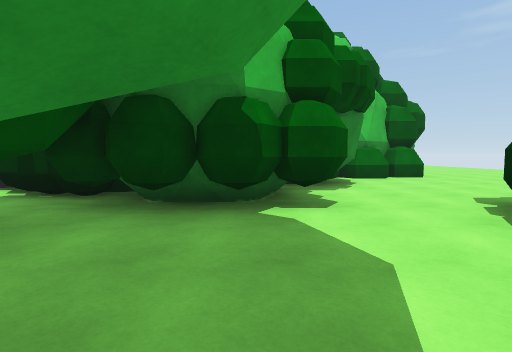
[1] (above)

16 first-person views from a walk through a scene from a Unity 3-D project. The camera is 1.3 m above the floor, tilts 4° down and sees 80° across. The floor is counted in squares, 2 m on a side. Each view is taken from the middle of a square. On the plan, view 1 faces up. The plan holds only what a view shows up to about 10 squares ahead; the rest is blank. The place goes on beyond the plan. Some animated figures are left out.

[2]
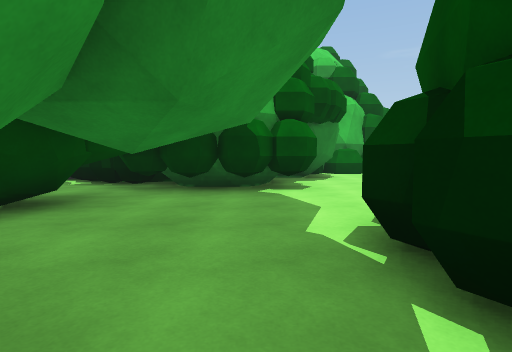

[3]
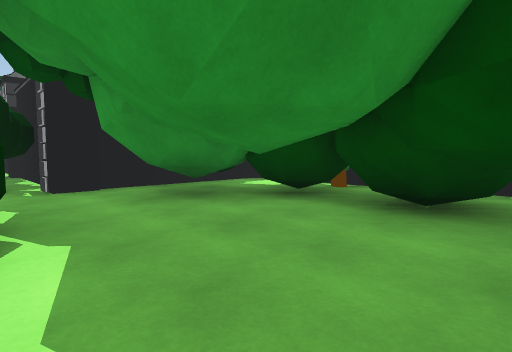

[4]
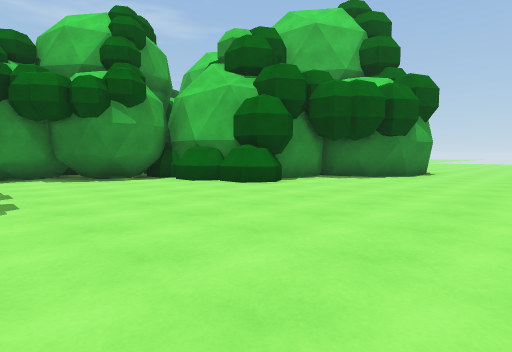

[5]
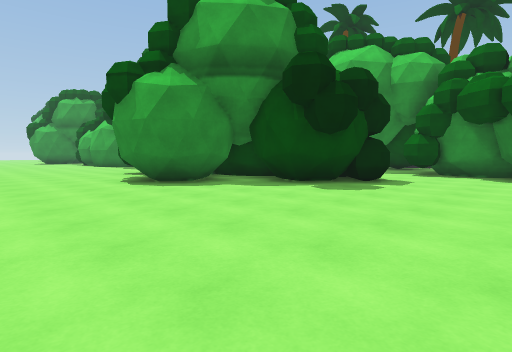

[6]
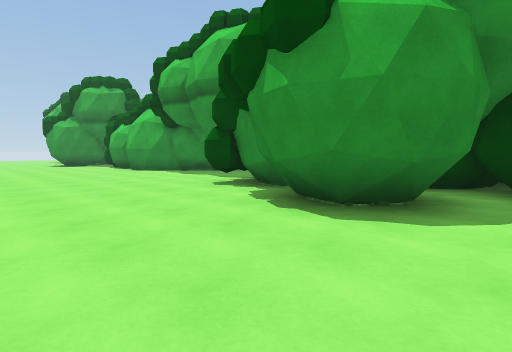

[7]
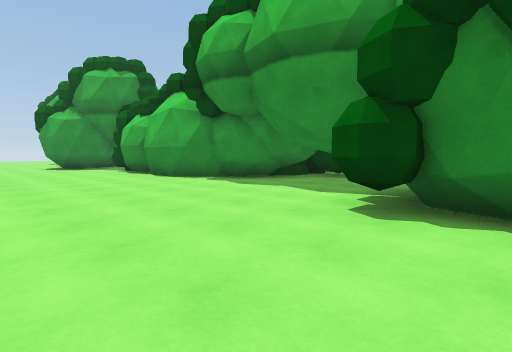

[8]
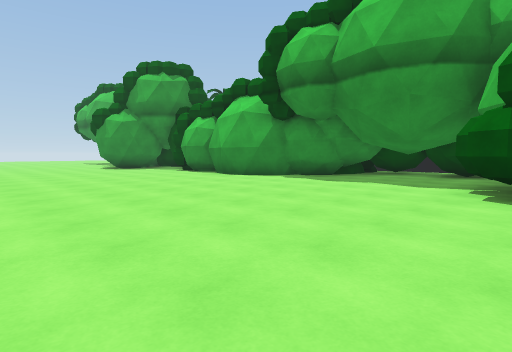

[9]
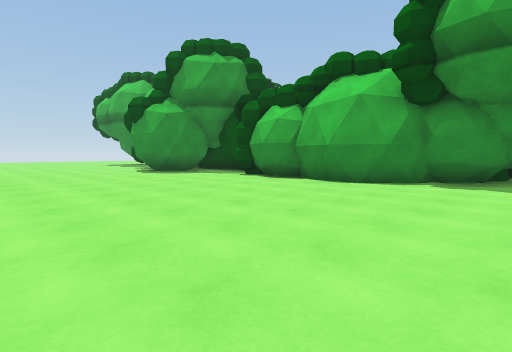

[10]
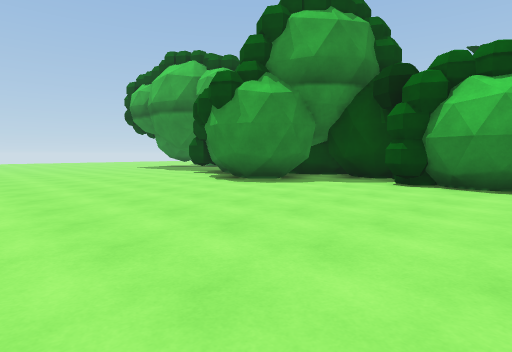

[11]
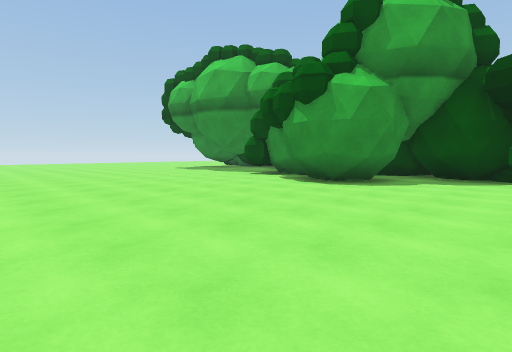

[12]
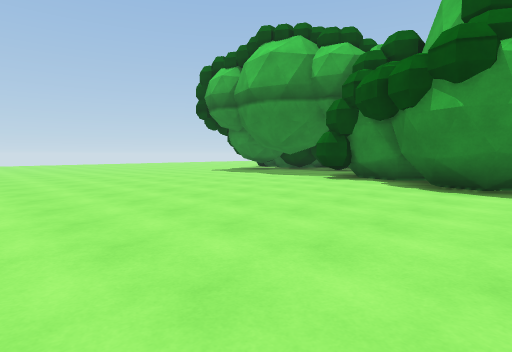

[13]
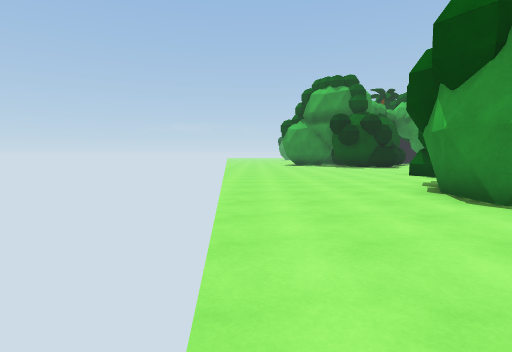

[14]
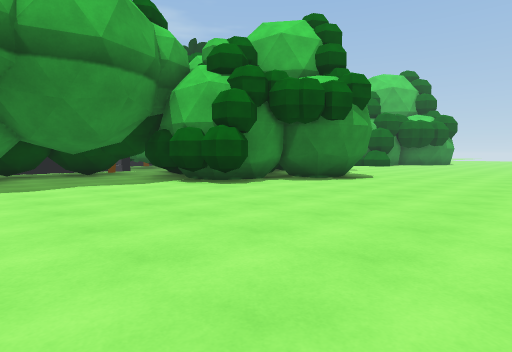

[15]
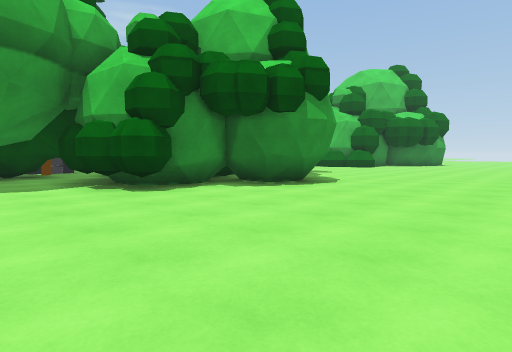

[16]
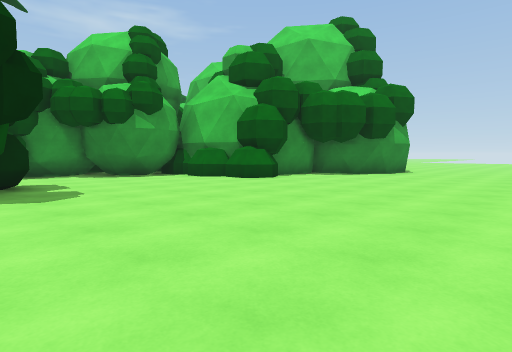

### Floor plan
Key: @ floor where view 1 was taken; # wall or solid block; . floor; O other object.
Columns run from 6 left of view 1 to 13 right of it. Each row starts with its distance up from view 1.
 19                 .
 18                ..
 17               ...
 16              ....
 15              #...
 14             ##...
 13            ##....
 12            #.....
 11            #.....
 10            #.....
  9         ####.....
  8        ##.........
  7        ##.........
  6  #     #..........
  5  #    ##..........
  4      ###..#.......
  3     ###..###......
  2  ## #....###......
  1   # # .. #####....
  0 O # #.@#   ####...
 -1 O   ##.#   ####...
 -2    ###.    ##.....
 -3  ######. ####......
 -4       ########.....
 -5       # #..........
 -6       # # .........
 -7       # ##.........
 -8       #  ##........
 -9           #........
-10           ##.......
-11            #.......
-12            #.......
-13            #.......
-14           ##........
-15           #.........
-16           #.........
-17           ###.......
-18            ###......
-19            ##.......
-20            #........
-21            #........
-22            ##.......

Positions as (right, up) in squares from view 1, and headings:
1: (0, 0), facing up
2: (0, -2), facing up
3: (1, 3), facing down-left
4: (10, 4), facing up-left
5: (11, 7), facing down-left
6: (11, 2), facing down-left
7: (10, -2), facing down-left
8: (12, -3), facing down-left
9: (12, -7), facing down-left
10: (12, -12), facing down-left
11: (13, -14), facing down-left
12: (13, -17), facing down-left
13: (10, 19), facing down
14: (12, -8), facing up-left
15: (12, -6), facing up-left
16: (11, 3), facing up-left
